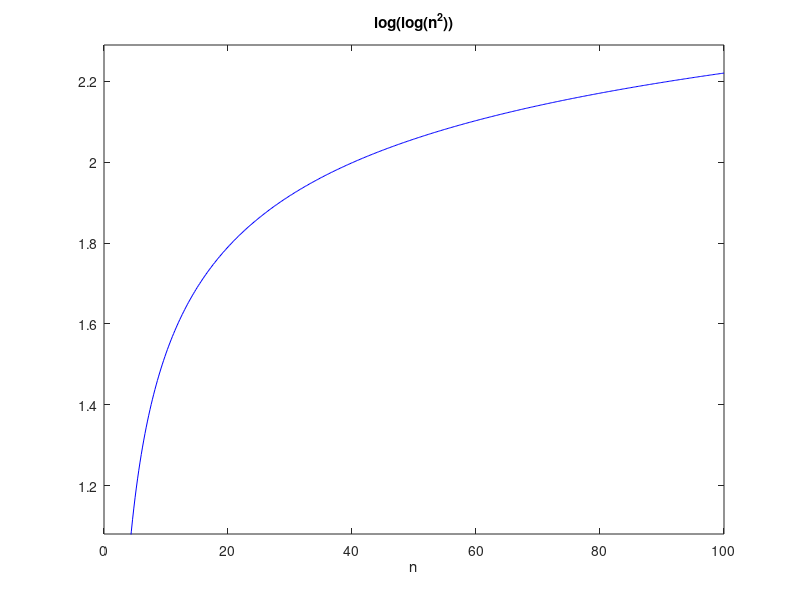

Here is the MATLAB script that generated this plot:
%ezplot('sqrt(n) * log(n)');
%ezplot('log(log(n))');
h1 = ezplot('n^0.001', [0, 100, 0, 100]);
set(h1, 'Color', 'r');
hold on;
%ezplot('gamma(n + 1)');
%ezplot('n^0.001');
h2 = ezplot('log(log(n ^ 2))', [0, 100, 0, 100]);
set(h2, 'Color', 'b');